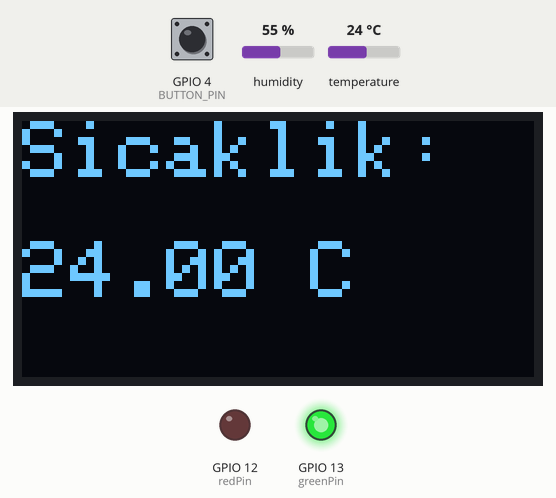
This sketch was run on a simulated ESP32. On the bench: 128×64 one-colour display, output pins drawn as LEDs (lit = HIGH). Inputs (shaded band) come from the test bench; at power-on: temperature 24 °C, GPIO 4 (BUTTON_PIN) HIGH, humidity 55 %.

Above: at 1.4 s.
1.5 s: temperature set to 24.6 °C
At 2.1 s:
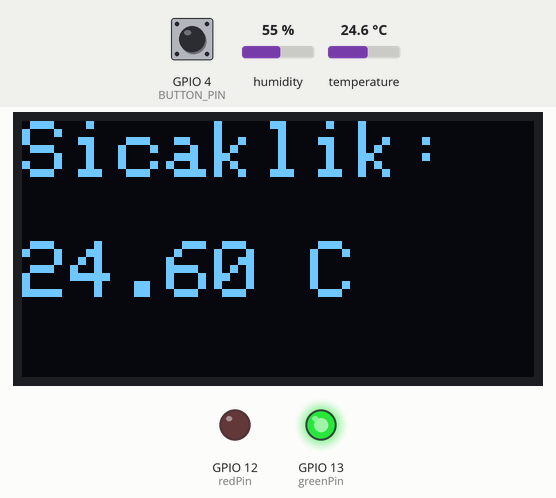
3.2 s: temperature set to 25.8 °C
At 4.5 s:
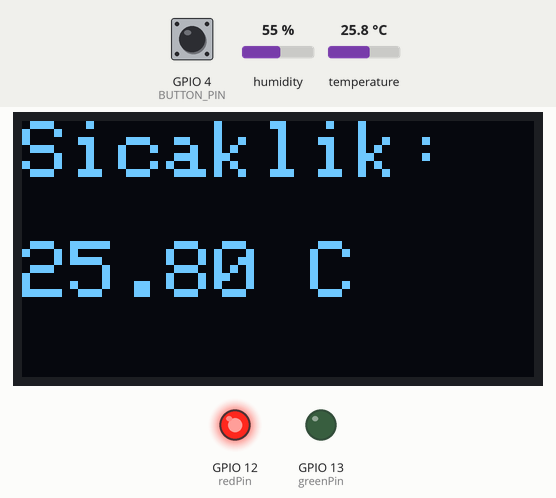
4.9 s: GPIO 4 (BUTTON_PIN) pulled LOW for 1 s
At 5.6 s:
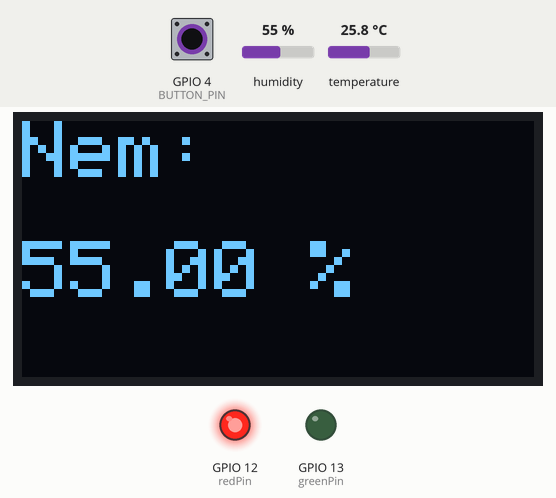
8.3 s: GPIO 4 (BUTTON_PIN) pulled LOW for 0.7 s
At 9.0 s:
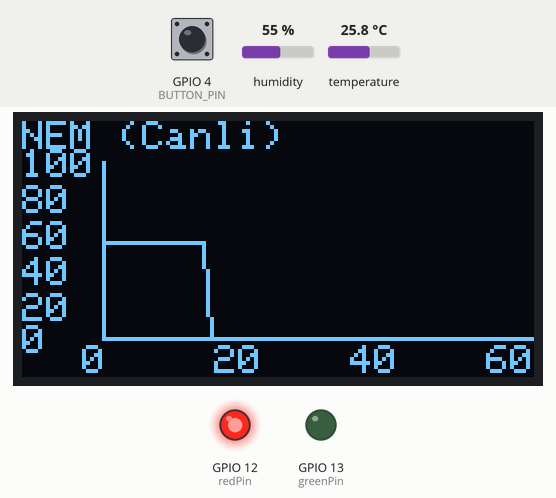
11.7 s: GPIO 4 (BUTTON_PIN) pulled LOW for 0.7 s
At 12.9 s:
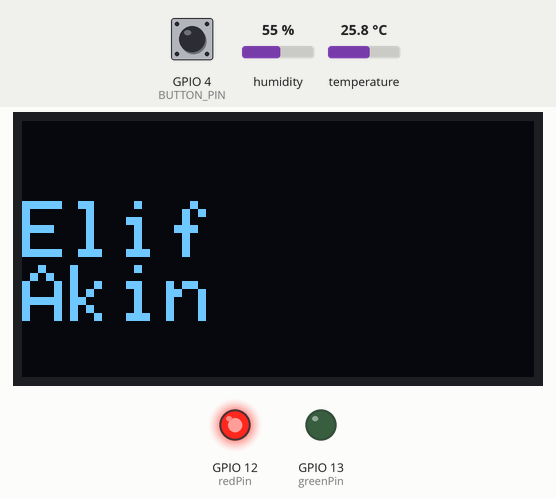
13.9 s: temperature set to 12 °C
At 14.6 s:
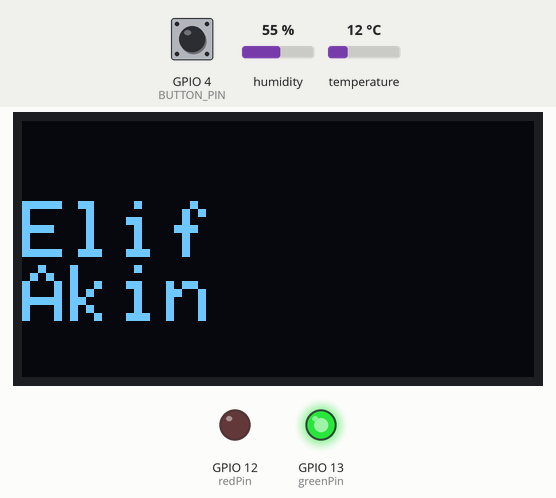
Timing chart, 0 to 16.7 s (numbered marks = the images above; inputs shaded):
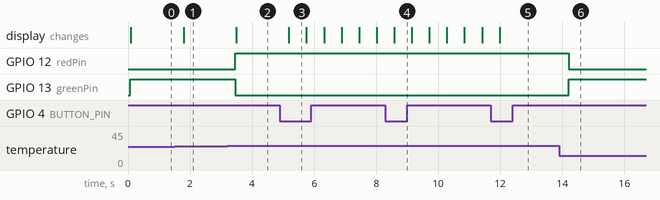

Measured:
- the behaviour switches between 25 and 25.1 °C on temperature (found by bisection; images 1 and 2)
- after the input at 1.5 s, the display: changes after 0.29 s (image 1)
- after the input at 3.2 s, GPIO 12 (redPin): LOW → HIGH after 0.27 s; GPIO 13 (greenPin): HIGH → LOW after 0.27 s; the display: changes after 0.29 s (image 2)
- after the input at 4.9 s, the display: changes after 0.29 s (image 3)
- after the input at 8.3 s, the display: changes after 0.28 s (image 4)
- after the input at 11.7 s, the display: changes after 0.28 s (image 5)
- after the input at 13.9 s, GPIO 12 (redPin): HIGH → LOW after 0.32 s; GPIO 13 (greenPin): LOW → HIGH after 0.32 s

The sketch:

Ortam_sicaklik_nem_deneyi.ino
```cpp
/*ilk olarak sıcaklık gelecek canlı bir şekilde,
 butona basınca nem ekrana gelecek canlı bir şekilde,
  butona 1 kere daha basınca sıcaklık grafiği,
   bir kere daha basınca nem grafiği, 1 kere daha basınca ad soyad yazacak*/
#include <Wire.h>
#include <Adafruit_SSD1306.h>
#include <Adafruit_SHT31.h>

#define SCREEN_WIDTH 128
#define SCREEN_HEIGHT 64
#define OLED_RESET -1
#define BUTTON_PIN 4

Adafruit_SSD1306 display(SCREEN_WIDTH, SCREEN_HEIGHT, &Wire, OLED_RESET);
Adafruit_SHT31 sht31 = Adafruit_SHT31();

int screenState = 0;
unsigned long lastButtonPress = 0;
float tempHistory[64];
float humHistory[64];
int historyIndex = 0;
const int redPin=12;
const int greenPin=13;

void setup() {
  Serial.begin(115200);
  Wire.begin(21, 22);

  pinMode(BUTTON_PIN, INPUT_PULLUP);
  pinMode(redPin, OUTPUT);
  pinMode(greenPin, OUTPUT);


  if (!display.begin(SSD1306_SWITCHCAPVCC, 0x3C)) {
    Serial.println("OLED başlatılamadı");
    while (1);
  }

  if (!sht31.begin(0x44)) {
    Serial.println("SHT31 bulunamadı!");
    while (1);
  }

  display.clearDisplay();
}

void loop() {
  float temp = sht31.readTemperature();
  float hum = sht31.readHumidity();

  if(temp > 25.0 || hum > 75.0){
    digitalWrite(redPin, HIGH);
    digitalWrite(greenPin, LOW);
  }
  else{
    digitalWrite(greenPin, HIGH);
    digitalWrite(redPin, LOW);
  }

  tempHistory[historyIndex] = temp;
  humHistory[historyIndex] = hum;
  historyIndex = (historyIndex + 1) % 64;


  if (digitalRead(BUTTON_PIN) == LOW && millis() - lastButtonPress > 300) {
    screenState = (screenState + 1) % 5;
    lastButtonPress = millis();
  }

  display.clearDisplay();

  switch (screenState) {
    case 0:
      showLiveTemperature(temp);
      break;
    case 1:
      showLiveHumidity(hum);
      break;
    case 2:
      drawLiveGraph(tempHistory, "SICAKLIK");
      break;
    case 3:
      drawLiveGraph(humHistory, "NEM");
      break;
    case 4:
      showName();
      break;
  }

  display.display();
  delay(500);
}


void showLiveTemperature(float t) {
  display.setTextSize(2);
  display.setTextColor(SSD1306_WHITE);
  display.setCursor(0, 0);
  display.println("Sicaklik:");
  display.setTextSize(2);
  display.setCursor(0, 30);
  display.print(t);
  display.println(" C");
}

void showLiveHumidity(float h) {
  display.setTextSize(2);
  display.setTextColor(SSD1306_WHITE);
  display.setCursor(0, 0);
  display.println("Nem:");
  display.setTextSize(2);
  display.setCursor(0, 30);
  display.print(h);
  display.println(" %");
}
void drawLiveGraph(float data[], const char* label) {
  display.setTextSize(1);
  display.setCursor(0, 0);
  display.print(label);
  display.print(" (Canli)");

  display.drawLine(20, 10, 20, SCREEN_HEIGHT - 10, SSD1306_WHITE);
  for (int i = 0; i <= 100; i += 20) {
    int y = map(i, 0, 100, SCREEN_HEIGHT - 10, 10);
    display.setCursor(0, y - 3);
    display.print(i);
    display.drawPixel(20, y, SSD1306_WHITE);
  }

  display.drawLine(20, SCREEN_HEIGHT - 10, SCREEN_WIDTH - 1, SCREEN_HEIGHT - 10, SSD1306_WHITE);
  for (int i = 0; i <= 60; i += 20) {
    int x = map(i, 0, 63, 20, SCREEN_WIDTH - 1);
    display.setCursor(x - 5, SCREEN_HEIGHT - 8);
    display.print(i);
    display.drawPixel(x, SCREEN_HEIGHT - 10, SSD1306_WHITE);
  }

  for (int i = 1; i < 64; i++) {
    int x1 = map(i - 1, 0, 63, 20, SCREEN_WIDTH - 1);
    int y1 = map(data[i - 1], 0, 100, SCREEN_HEIGHT - 10, 10);
    int x2 = map(i, 0, 63, 20, SCREEN_WIDTH - 1);
    int y2 = map(data[i], 0, 100, SCREEN_HEIGHT - 10, 10);

    y1 = constrain(y1, 10, SCREEN_HEIGHT - 10);
    y2 = constrain(y2, 10, SCREEN_HEIGHT - 10);

    display.drawLine(x1, y1, x2, y2, SSD1306_WHITE);
  }
}

   void showName() {
    display.setTextSize(2);
    display.setCursor(0, 20);
    display.println("Elif");
    display.println("Akin");

  }
```
